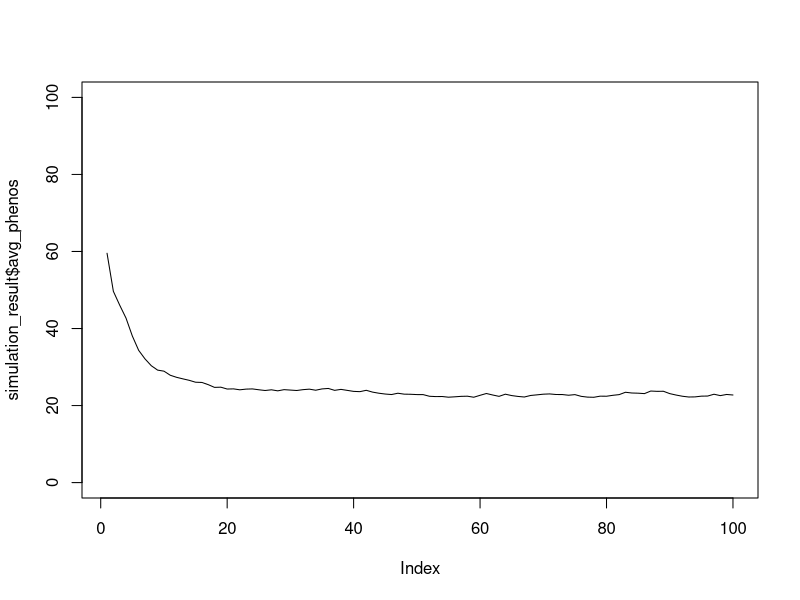

Write R code to recreate this figure.
## Zoya Wani zoyawani1@tamu.edu
## Andres Barboza P. andresdbp@tamu.edu
## April 16, 2024


###### Starting Conditions #########
N <- 100 #population
loci <- 100 #positions on the genome 
mu <- 10^-5 #human mutation rate 10^-9 for an individual nucleotide
baseval <- 10 # this is a base minimum value for our phenotype
loci.imp <- sort(sample(2:loci, loci/2))
opt <- 20
sigma <- 5
gen <- 100

###### End Starting Conditions #########


###### FUNCTIONS #########



GetPopulation <- function(N,loci){
  
  # The numbers present in the matrix represent the genotype at a locus. 
  # First number is maternal and second is paternal 
  # 0,0 = 1
  # 0,1 = 2
  # 1,0 = 3
  # 1,1 = 4
  pop <- matrix(sample(1:4, N*loci, replace=T), N, loci)
  
  # We are moving away into a model without sex, so the bottom part is commented out
  
  # set as female
  # pop[1:(N/2),1] <- 1
  # set half as male
  # pop[(N/2 + 1):N,1] <- 2
  # first column is sex determining locus with 1=XX 2=XY 
  # remaining columns are the rest of the genome
  # each row in pop is one individual
  
  
  return(pop)
  
}

MutatePop <- function(pop, mu) {
  # Probability of an individual having at least one mutation
  mut.prob <- 1 - (1 - mu)^1547  # 1547 is the number of base pairs in the coding region
  
  # Determine mutation coordinates where random values are less than mut.prob
  mut.coord <- which(matrix(runif(nrow(pop) * ncol(pop)), 
                            nrow = nrow(pop), ncol = ncol(pop)) < mut.prob, 
                     arr.ind = TRUE)
  
  apply_mutations <- function(pop, coordinates) {
    for (i in seq_len(nrow(coordinates))) {
      row_index <- coordinates[i, 1]
      col_index <- coordinates[i, 2]
      value <- pop[row_index, col_index]
      
      # switches values 
      pop[row_index, col_index] <- switch(value,
                                          sample(c(2, 3), 1),  # for 1
                                          sample(c(1, 4), 1),  # for 2
                                          sample(c(1, 4), 1),  # for 3
                                          sample(c(2, 3), 1))  # for 4
    }
    return(pop)
  }
  
  # Apply mutations to the population matrix
  mutants <- apply_mutations(pop, mut.coord)
  return(mutants)
}

GetPheno <- function(pop, loci.imp, baseval){
  temppop <- pop[,loci.imp]
  temppop[temppop==1] <- 0
  temppop[temppop %in% c(2, 3)] <- 1
  temppop[temppop == 4] <- 2
  phenos <- rowSums(temppop) + baseval
  return(phenos)
}

GetFit <- function(obs, opt, sigma){
  numer <- (obs - opt)^2
  denom <- (2 * sigma)^2
  w <- exp(-(numer / denom))
  return(w)
}

Reproduction <- function(pop, N, w, loci) {
  # Sample parents based on fitness probabilities
  parents <- sample(N, size = 2 * N, replace = TRUE, prob = w)
  
  # Generate haplotype selection matrix
  haplotypes <- matrix(sample(1:2, 2 * N * loci, replace = TRUE), nrow = 2 * N, ncol = loci)
  
  # Gamete formation
  gametes <- ifelse(
    pop[parents, ] == 1,  # Genotype 1 -> Both alleles are 0
    0,
    ifelse(
      pop[parents, ] == 4,  # Genotype 4 -> Both alleles are 1
      1,
      ifelse(
        pop[parents, ] == 2,  # Genotype 2 -> Depends on haplotype
        ifelse(haplotypes == 1, 0, 1),
        ifelse(haplotypes == 1, 1, 0)  # Genotype 3 -> Depends on haplotype
      )
    )
  )
  
  # Fertilization: Pair gametes to form diploid genotypes
  maternal_gametes <- gametes[seq(1, 2 * N, by = 2), ]
  paternal_gametes <- gametes[seq(2, 2 * N, by = 2), ]
  new_population <- 1 + maternal_gametes + paternal_gametes * 2
  
  return(new_population)
}


SimulateGenerations <- function(N, loci, mu, baseval, loci.imp, opt, gen, sigma) {
  pop <- GetPopulation(N, loci)
  avg_phenos <- numeric(gen)
  for (generation in 1:gen) {
    pop <- MutatePop(pop, mu)
    phenos <- GetPheno(pop, loci.imp, baseval)
    avg_phenos[generation] <- mean(phenos)
    w <- GetFit(phenos, opt, sigma)
    pop <- Reproduction(pop, N, w, loci)
    print(generation)
  }
  return(list(final_population = pop, avg_phenos = avg_phenos))
}

# Run the simulation
simulation_result <- SimulateGenerations(N, loci, mu, baseval, loci.imp, opt, gen, sigma)


plot(simulation_result$avg_phenos, type = "l", ylim = c(0, 100))
